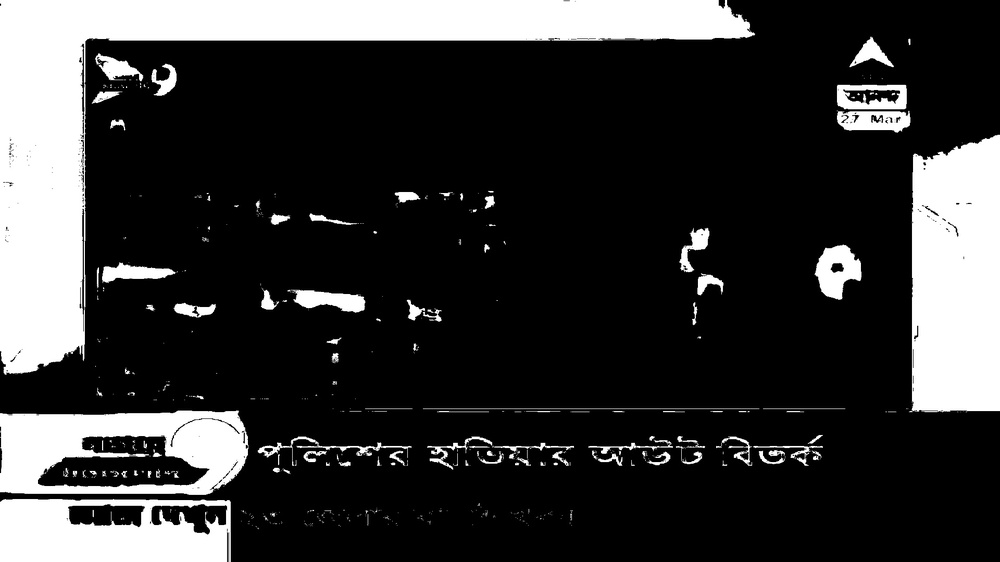
#> input picture color.jpg, 1000 x 562 px, shrunk from 1920 x 1080 before the run
$ jupyter execute --allow-errors OCR.ipynb   (older library calls are emulated)
#> lines starting #> are read from the running program, lines starting #| are printed output that depends on the picture; after the words box and inside, x2 and y2 are one past the last pixel; in counts of white or black regions, pixels touching at a corner belong together
[cell 1]
import pytesseract
import cv2
import sys
import math
import numpy as np

### I have run OCR on this frame extracted from a news video of the popular bengali news channel ABP Ananda

### I have extracted the regions of text and saved them in the directory "img"
#### Here are extracted regions of text and the corresponding OCR

#> (a cell that did not finish here is left out)

#> (a cell that did not finish here is left out)

#> (a cell that did not finish here is left out)

#> (a cell that did not finish here is left out)

[cell 6]
def ocr(file):
  # Define config parameters.
  # '--oem 1' for using LSTM OCR Engine
  config = ('-l ben --oem 1 --psm 3')

  # Read image from disk
  im = cv2.imread(file, cv2.IMREAD_COLOR)

  # Run tesseract OCR on image
  text = pytesseract.image_to_string(im, config=config)

  # Print recognized text
  print(text)

# Preprocessing

[cell 7]
def captch_ex():
    img = im

    img_final = im
    img2gray = cv2.cvtColor(img, cv2.COLOR_BGR2GRAY)
    ret, mask = cv2.threshold(img2gray, 180, 255, cv2.THRESH_BINARY)
    image_final = cv2.bitwise_and(img2gray, img2gray, mask=mask)
    ret, new_img = cv2.threshold(image_final, 180, 255, cv2.THRESH_BINARY)  # for black text , cv.THRESH_BINARY_INV
    '''
            line  8 to 12  : Remove noisy portion
    '''
    kernel = cv2.getStructuringElement(cv2.MORPH_CROSS, (3,
                                                         3))  # to manipulate the orientation of dilution , large x means horizonatally dilating  more, large y means vertically dilating more
    dilated = cv2.dilate(new_img, kernel, iterations=9)  # dilate , more the iteration more the dilation

    # for cv2.x.x

    _, contours, hierarchy = cv2.findContours(dilated, cv2.RETR_EXTERNAL, cv2.CHAIN_APPROX_NONE)  # findContours returns 3 variables for getting contours

    # for cv3.x.x comment above line and uncomment line below

    #image, contours, hierarchy = cv2.findContours(dilated,cv2.RETR_EXTERNAL,cv2.CHAIN_APPROX_NONE)


    for contour in contours:
        # get rectangle bounding contour
        [x, y, w, h] = cv2.boundingRect(contour)

        # Don't plot small false positives that aren't text
        if w < 35 and h < 35:
            continue

        # draw rectangle around contour on original image
        cv2.rectangle(img, (x, y), (x + w, y + h), (255, 0, 255), 2)

        '''
        #you can crop image and send to OCR  , false detected will return no text :)
        cropped = img_final[y :y +  h , x : x + w]

        s = file_name + '/crop_' + str(index) + '.jpg'
        cv2.imwrite(s , cropped)
        index = index + 1

        '''
    # write original image with added contours to disk
    cv2.imshow('captcha_result', img)
    cv2.waitKey()

#> (a cell that did not finish here is left out)

[cell 9]
import random as rng
img =cv2.imread('color.jpg', cv2.IMREAD_COLOR)
#> img is the input picture: shape (562, 1000, 3); min 0, max 255, mean 54
gray = cv2.cvtColor(img, cv2.COLOR_BGR2GRAY)
threshold = 100
#edges = cv2.Canny(gray, 80, 120)
canny_output = cv2.Canny(gray, threshold, threshold * 2)
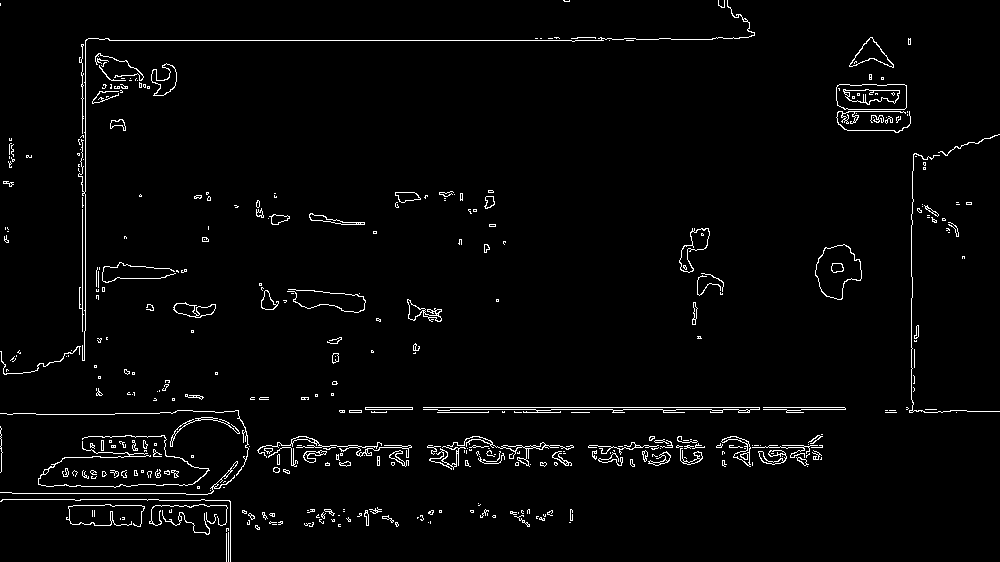
#> canny_output: shape (562, 1000); 2.6% white in thin lines or dots
_, contours, hierarchy = cv2.findContours(canny_output, cv2.RETR_TREE, cv2.CHAIN_APPROX_SIMPLE)
#> contours = 676 contours, 567 with area under 20; largest, box (x1, y1, x2, y2) and area: (836, 84, 907, 110) 1693, (836, 84, 907, 110) 1690, (815, 244, 862, 300) 1681, (815, 244, 862, 300) 1650, (843, 89, 900, 105) 562
cv2.drawContours(canny_output, contours, -1, (0,255,0),  2, cv2.LINE_8, hierarchy, 0)
#> canny_output: shape (562, 1000); 2.56% of pixels changed, all inside (x1, y1, x2, y2) = (0, 0, 1000, 562)
cnt = contours[0]
#> cnt = [[226, 533], [226, 561]]
rect = cv2.minAreaRect(cnt)
#> rect = ((226, 547), (28, 0), -90)
box = cv2.boxPoints(rect)
#> box = [[226, 561], [226, 561], [226, 533], [226, 533]]
box = np.int0(box)
drawing = np.zeros((canny_output.shape[0], canny_output.shape[1], 3), dtype=np.uint8)
#> (the rest of this cell did not finish here and is left out)

#> (a cell that did not finish here is left out)

#> (a cell that did not finish here is left out)

#> (a cell that did not finish here is left out)

[cell 13]
box
#> Out = [[226, 561], [226, 561], [226, 533], [226, 533]]

[cell 14]
contours
#> Out has the same summary as contours
